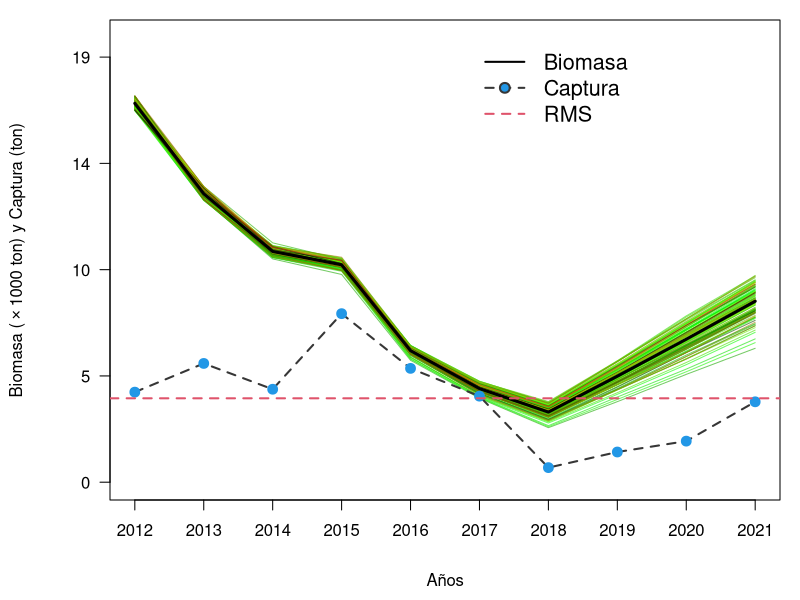
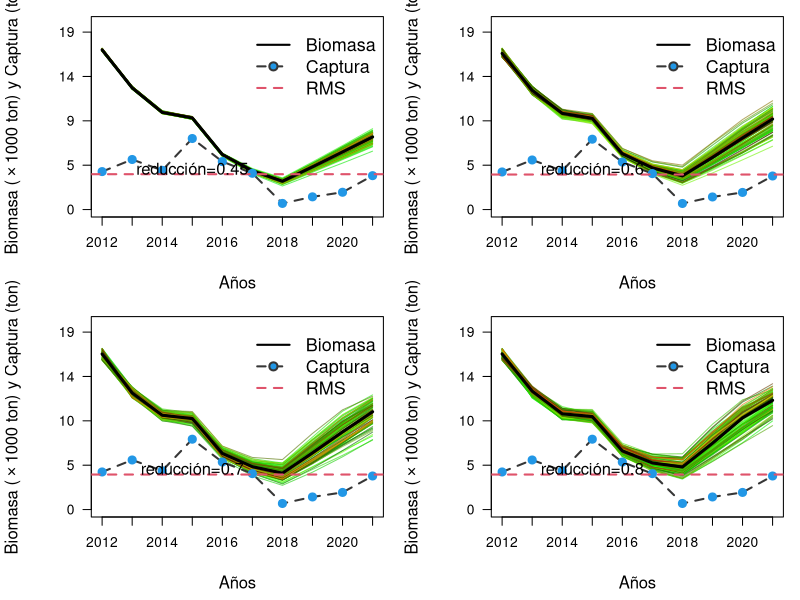
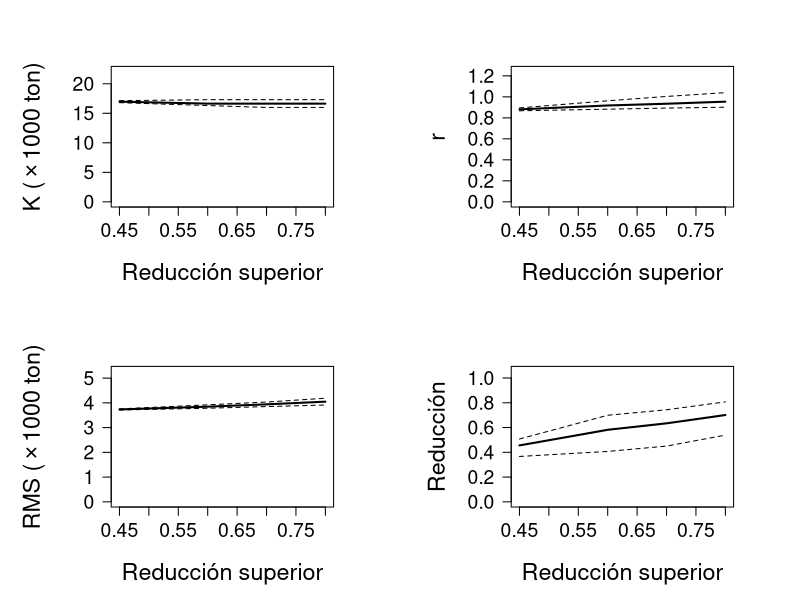
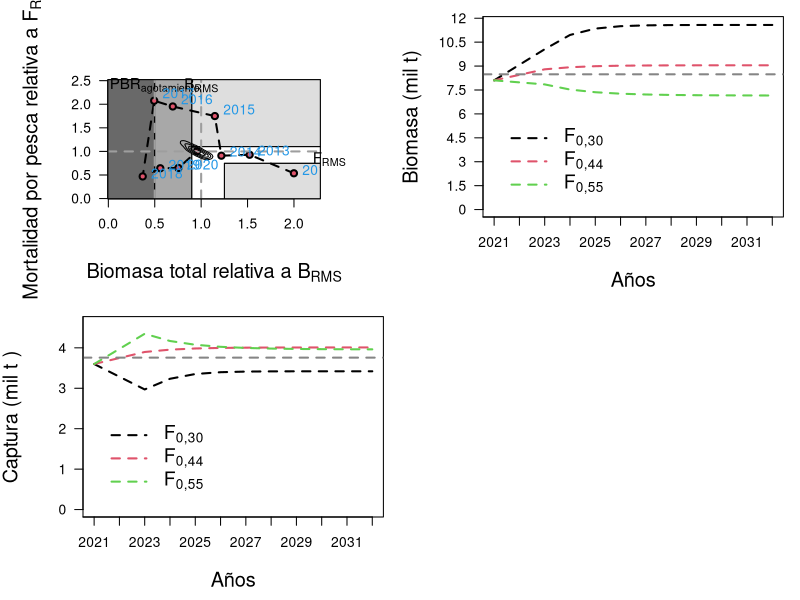

Here is the R script that generated these plots, in order:
## ---- chunk 1

library(knitr) # para generar reporte Rmarkdown
library(stringr)
library(reshape) 
library(dplyr) 
library(ggplot2)
library(ggthemes) # para ggplot
library(patchwork) # para unir gráficos de ggplot
library(strucchange) # libreria utilizada para análisis de quiebres

getwd()

##################################################################################################
# model
##################################################################################################
BDM=function(K,dep,b,C,r){  ### biomass dynamics model
 B=err.B=rep(NA,length(C))   
 B[1]=b*K;b1=B[1]
 for(i in 2:length(B)){
  B[i]=max(min(B[i-1]+r*B[i-1]*(1-B[i-1]/K)-C[i-1],K),0)
#  err.B[i]=ifelse(!is.na(U[i-1]&U[i]) & B[i]>0,(B[i-1]/B[i]-U[i-1]/U[i]^2,NA)
 }
 if(all(B>C) & all(B<=K)){
  abs(B[length(B)]-dep*K)
# if(any(U>0)){((B[length(B)]-dep*K)/K)^2 +sum(err.B,na.rm=T)} else ((B[length(B)]-dep*K)/K)^2
 } else {10^5}
}

## ---- chunk 2
##################################################################################################
# simulation 
##################################################################################################
sim1=function(k25=k25,k75=k75,r25=r25,r75=r75,yr=yr,C=C,nsim=nsim,msy=NULL){ 
 Bend.keep=K.keep=r.keep=dep.keep=d.keep=vector()
 nyr=length(yr)
 B=F2Fmsy=B2Bmsy=matrix(NA,nyr,nsim) 
 K=r=vector()
 plot(0,0,type="n",xlim=c(min(yr),max(yr)),ylim=c(-1,round(k75,0)*1.15),
 xlab="", ylab="",yaxt="n",xaxt="n")
 for(j in 1:nsim){ 
   K[1]=runif(1,k25,k75)
   r[1]=runif(1,r25,r75)  
   B[1,j]=K[1]
   for(i in 2:(nyr)){ 
     r[i]=runif(1,r25,r75) 
     K[i]=runif(1,k25,k75) 
     B[i,j]=B[i-1,j]+r[i]*B[i-1,j]*(1-B[i-1,j]/K[i])-C[i-1]
     F2Fmsy[i,j]=(C[i]/B[i,j])/(r[i]/2)
     B2Bmsy[i,j]=B[i,j]/(K[i]/2) 
   }
   cols<-rgb(runif(1,0,j)/nsim,(nsim-runif(1,0,j))/nsim,(1)/(nsim+100),
   alpha=0.6)
   lines(yr,B[,j],col=cols) 
   K.keep[j]=mean(K)
   r.keep[j]=mean(r)
   F2Fmsy[,j]=(C/B[,j])/(mean(r)/2)
   B2Bmsy[,j]=B[,j]/(mean(K)/2)   
 }
 Bend.keep=B[nyr,] 
 d.keep=B[nyr,]/mean(K)   
 lines(yr,apply(B,1,median),lty=1,lwd=3)
 lines(yr,C,lwd=2,col="#363636",lty=2)
 points(yr,C,pch=21,col=4,bg=4,cex=1.3)
 y1<-seq(0,round(k75,0)*1.1,le=5);
 x1<-seq(1,length(yr),by=1)
 axis(1,at=yr[x1],labels=yr[x1],las=1,cex.axis=1)
 axis(2,at=y1,labels=format(round(y1/1000,0),3),las=2,cex.axis=1)
 legend(yr[nyr-4],max(y1)*1.05,c("Biomasa","Captura","RMS"),lty=c(1,2,2),
 col=c(1,"#363636",2),pch=c(NA,21,NA),lwd=c(2,2,2),pt.bg=c(NA,4,NA),cex=1.3,bty="n")
 BC<-expression(paste('Biomasa ('%*%'1000 ton) y Captura (ton)',sep="")) 
 mtext(BC,side=2,line=4.0,cex=1)
 mtext("Años",side=1,line=3.5,cex=1)
 if(is.null(msy)){} else {abline(h=msy,lty=2,col=2,lwd=2)}
 msy=K.keep*r.keep/4
 return(list(K.keep,r.keep,msy,Bend.keep,d.keep,B,r,F2Fmsy,B2Bmsy))   
}


## ---- chunk 3

#
#####################################################################
# input catch data and r range for sautral XI stock 
#####################################################################
#C=c(4033,5318,4163,7547,5097,3853,653,1352,1839,4488)
C=c(4033,5318,4163,7547,5097,3853,653,1352,1839,3600)
yr=seq(2012,2021)
r.lci=0.85;
r.uci=1.2
#####################################################################
# search through K grids, with specific range for K1 follow 
#####################################################################
N1=100
K1=exp(seq(log(max(C)),log(max(C)*50),l=N1))
#####################################################################
# genera los valores de la deplecion
#####################################################################
dep=round(seq(0.1,0.8,0.05),2)
nd=length(dep)
r1=obj1=matrix(0,N1,nd)  #matriz que almacena los output de las funciones
b=1#Si (C[1]/max(C)<0.5, (0.5+0.9)/2 (0.3+0.6)/2);b=0.5
# ciclo
for(j in 1:nd){
  for(i in 1:N1){
    out=optimize(BDM,K=K1[i],b=b,C=C,dep=dep[j],
    interval=c(r.lci-.05,r.uci+.05))
    r1[i,j]=out$min
    obj1[i,j]=out$obj
  }
}

#####################################################################
#
#vLinf=58.95;vk=0.28;Tmax=10;Tmat=NA;T=17
#M=vector()
#M[1]=exp(1.44-0.982*log(Tmax))
#M[2]=1.65/Tmat
#M[3]=exp(1.2-0.17*log(vLinf)+log(vk))
#M[4]=1.82*vk
#M[5]=exp(-0.0152-0.279*log(vLinf)+0.6543*log(vk)+0.463*log(T))
#w=0.87 #para teleost y w=0.41 para chondrithys
#r.mean=2*mean(M,na.rm=T)*w
#r.sd=sd(M,na.rm=T)
#r.backup=r
#r[r > r.mean+2*r.sd | r < r.mean-2*r.sd]=NA

############################# 
r1.backup=r1  ;# r1=r1.backup
r1[obj1 > K1*0.01]=NA
r1[r1 > r.uci | r1 < r.lci]=NA      
#############################
kr=as.data.frame(cbind(K1,r1))  
colnames(kr)=c('k',dep) 
all=cbind(K1,stack(kr[,2:nd+1]))#antes nd+1
colnames(all)=c("k","r","ind")

all$d=as.numeric(as.character(all$ind))
all=all[,c(1,2,4)]
all=all[!is.na(all[,2]),] 
all$msy=all[,1]*all[,2]/4 

#############################
# estimate reference points
#############################
#cutoff=ifelse(tail(C,1)/max(C)<=0.5,0.5,0.8)
all2     =all[!is.na(all$r) & all$d <= 0.50,]#cutoff,assume upper depeltion=0.50
quan1    =apply(all2,2,quantile)
k25      =quan1[,1][2]
k75      =quan1[,1][4]
r25      =quan1[,2][2]
r75      =quan1[,2][4]
msy.media=quan1[,4][3]
all3     =all2[all2$k>k25 & all2$k<k75 & all2$r>r25 & all2$r<r75,]
para     =list(k25=k25,k75=k75,r25=r25,r75=r75)
## ---- chunk 4

##################################################################################################
nsim=100
#GRAFICA LA BIOMASA
par(mar=c(5,5.5,1,1),cex.axis=1.3,cex.lab=1.3)
out1=sim1(k25=k25,k75=k75,r25=r25,r75=r75,C=C,yr=yr,nsim=nsim,msy=msy.media)
## ---- chunk 5
##################################################################################################
#EXTRAE DATOS DE INTERES PARA LA INCERTIDUMBRE
##################################################################################################
F2Fmsy  =as.data.frame(out1[8]);
B2Bmsy  =as.data.frame(out1[9])
quant   =function(x)quantile(x,c(0.2,0.8))

dat.out =data.frame(year=yr,
                    B2Bmsy.med=apply(B2Bmsy,1,median),
                    quan1.B=apply(B2Bmsy,1,quant)[1,],
                    quan3.B=apply(B2Bmsy,1,quant)[2,],
                    F2Fmsy.med=apply(F2Fmsy,1,median),
                    quan1.F=apply(F2Fmsy,1,quant)[1,],
                    quan3.F=apply(F2Fmsy,1,quant)[2,])

BF2msy.end = data.frame(t(rbind(B2Bmsy[length(yr),],F2Fmsy[length(yr),])))
colnames(BF2msy.end)=c("B2Bmsy","F2Fmsy")
#kable(BF2msy.end)
#
out1.backup=out1 #out1=out1.backup
sp=out1[1:5]
sp=as.data.frame(sp)   # summary(sp)
colnames(sp)=c("k","r","msy","Bend","Depletion")
BendD=apply(sp,2,quantile)
###############################################################
#FINAL RESULT
#####################################################################
tabla<-cbind(quan1[,c(1,2,4)],BendD[,4:5])
write.csv2(tabla,"tabla1.csv",row.names=FALSE) 
kable(tabla)

Bioma <-apply(out1.backup[[6]],1,quantile)
#note: Bmsy = k/2, Blim = k/4 
B.sim =data.frame(out1[6])
BF    =t(apply(B.sim,1,quantile))
BF    =cbind(BF,C/BF)
BRP   =c(quan1[3,1]/2,quan1[3,2]/2)
fs    =data.frame(cbind(BF[,c(8,3)],yr)) # F y Biomasa media
#GRAFICA BIOMASA V/S CPUE
#plot(yr,BF[,3],type="b",ylab="Biomasa and CPUE")
#par(new=T)
#plot(yr,U,type="b",col=2,axes=F,xlab="",ylab="")
#
## ---- chunk 6
#######################################################
#  sensitivity to assumed upper depletion (if needed) #
#######################################################
med.out=low.out=up.out=matrix(NA,nrow=4,ncol=6)
d.l=c(0.45,0.6,0.7,0.8)  # assumed upper depletion levels
layout(matrix(1:4,ncol=2,byrow=T),widths=c(1,1),heights=c(1,1))
for(i in 1:4){ 
  all2=all[!is.na(all$r) & all$d <= d.l[i],]    
  quan1=apply(all2,2,quantile)
  k25=quan1[,1][2]
  k75=quan1[,1][4]
  r25=quan1[,2][2]
  r75=quan1[,2][4]
  msy.median=quan1[,4][3]
  nsim=100
  ##################################################################################
  #Figura
  par(mar=c(5,5.5,1,1),cex.axis=1.3)
  out1=sim1(k25=k25,k75=k75,r25=r25,r75=r75,C=C,yr=yr,nsim=nsim,msy=msy.media)
  tex=paste("reducción=",d.l[i],sep="")
  text(2015,round(para$k25,0)*0.26,tex,cex=1.2,xpd=T)
  ##################################################################################
  # Tablas
  sp  = out1[1:5]
  sp  = as.data.frame(sp)   # summary(sp)
  colnames(sp)= c('k','r','msy','Bend','D')
  BendD = apply(sp,2,quantile)
  
  med.out[i,] =(c(quan1[3,],BendD[3,4:5]))
  low.out[i,] =(c(quan1[2,],BendD[1,4:5]))
  up.out[i,]  =(c(quan1[4,],BendD[5,4:5]))
  
  med.out[,3] =t(d.l)
  low.out[,3] =t(d.l)
  up.out[,3]  =t(d.l)
  
  colnames(med.out)=c("k","r","d.upper","msy","Bend","D")
  colnames(low.out)=c("k","r","d.upper","msy","Bend","D")
  colnames(up.out)=c("k","r","d.upper","msy","Bend","D")
  
  kable(med.out)
  kable(low.out)
  kable(up.out)
  ##################################################################################
}

## ---- chunk 7

##################################################################################################
# parameters as a function of assumed upper depletion level
##################################################################################################
#name3<-paste(getwd(),"/Figuras/Fig3_Zhou2013_sensitivity.png",sep="")
#png(file=name3,width=900,height=1000)
layout(matrix(1:4,ncol=2,byrow=T),widths=c(1,1),heights=c(1,1))
par(mar=c(5.6,6.7,4,4),cex.axis=1.4) 

plot(med.out[,3],med.out[,1]/1000,ylim=c(0,max(med.out[,1]/1000*1.3)),type='l',lwd=2,xlab='',ylab='',las=1)
lines(low.out[,3],low.out[,1]/1000,lty=2);lines(up.out[,3],up.out[,1]/1000,lty=2)
mtext(expression(paste('K ('%*%'1000 ton)')),side=2,line=3.8,cex=1.4)
mtext("Reducción superior",side=1,line=3.6,cex=1.4)

plot(med.out[,3],med.out[,2],ylim=c(0,max(med.out[,2]*1.3)),type='l',lwd=2,xlab='',ylab='',las=1)
mtext('r',side=2,line=3.8,cex=1.4)
mtext("Reducción superior",side=1,line=3.6,cex=1.4)
lines(low.out[,3],low.out[,2],lty=2);lines(up.out[,3],up.out[,2],lty=2)

plot(med.out[,3],med.out[,4]/1000,ylim=c(0,max(med.out[,4]/1000*1.3)),type='l',lwd=2,xlab='',ylab='',las=1)
lines(low.out[,3],low.out[,4]/1000,lty=2);lines(up.out[,3],up.out[,4]/1000,lty=2)
mtext(expression(paste('RMS ('%*%'1000 ton)')),side=2,line=3.8,cex=1.4)
mtext("Reducción superior",side=1,line=3.6,cex=1.4)

plot(med.out[,3],med.out[,6],ylim=c(0,max(med.out[,6]*1.5)),type='l',lwd=2,xlab='',ylab='',las=1)
lines(low.out[,3],low.out[,6],lty=2);lines(up.out[,3],up.out[,6],lty=2)
mtext("Reducción",side=2,line=3.8,cex=1.4)
mtext("Reducción superior",side=1,line=3.6,cex=1.4)

#dev.off()


## ---- chunk 8
##################################################################################################
# GRAFICA DIAGRAMA DE FASE
##################################################################################################
library(MASS)

K      <- med.out[1,1]
mc.dat <-BF2msy.end
Bmrs   <-tabla[3,1]/2 #BMRS
Fmrs   <-tabla[3,2]/2 #FMRS
Fest   <-C/Bioma[3,] #F anual
Y1     <-Fest/Fmrs;
X1     <-Bioma[3,]/Bmrs
Z1     <-Bioma[3,]/K
#h=rep(0.13,4)
z<-kde2d(mc.dat[,1],mc.dat[,2],n=100,
lims=c(range(c(0,max(X1))),range(c(0,max(Y1)*1.7))))
est<-z$z/max(z$z);z$z<-est
#Bmrs=43590;Fmrs=0.3515;Fest=C/Bioma[3,]
#Y1<-Fest/Fmrs;X1<-Bioma[2,]/Bmrs
#
soli<-cbind(yr,round(Bioma[3,],0),round(Fest,2),round(Z1,2),round(X1,2),round(Y1,2))
colnames(soli)<-c("year","BT","Fest","B_Bo","Brel","Frel")

kable(soli)

kable(rbind(Bmrs,Fmrs))
#library(rJava)                                         ## PROBLEMAS CON ESTO
#library(xlsx)
write.csv2(soli,"tabla2.csv",row.names=FALSE) 
#DEFINE LAS AREAS DE LOS POLIGONOS
cols<-c("#696969","#A8A8A8","#DEDEDE")
ini<-c(-0.09);
xmax<-max(X1)*1.35;
ymax<-max(Y1)*1.22;
xmin<-(0.08)
pol1<-matrix(c(0.9,ini,0.9,1.1,xmax,1.1,xmax,0.75,1.25,0.75,1.25,ini),
ncol=2,byrow=T)
pol2<-matrix(c(1.25,ini,1.25,0.75,xmax,0.75,xmax,ini),ncol=2,byrow=T)
pol3<-matrix(c(xmax,1.1,xmax,ymax,0.9,ymax,0.9,1.1),ncol=2,byrow=T)
pol4<-matrix(c(0.5,ini,0.9,ini,0.9,ymax,0.5,ymax),ncol=2,byrow=T)
pol5<-matrix(c(-0.07,ini,0.5,ini,0.5,ymax,-0.07,ymax),ncol=2,byrow=T)

#name4<-paste(getwd(),"/Figuras/Fig4_Zhou2013_fase.png",sep="")
#png(file=name4,width=1200,height=1000)
par(mar=c(6.1,6.5,4.8,4.8),cex.axis=1,cex.lab=1)
plot(X1,Y1,col=0,xlab="",ylab="",yaxt="n",xlim=c(xmin,max(X1)*1.1),
ylim=c(0.09,max(Y1)*1.17))
axis(2,las=1)
polygon(pol5,col=cols[1],border=1);polygon(pol4,col=cols[2],border=1)
polygon(pol3,col=cols[3],border=1);polygon(pol2,col=cols[3],border=1)
polygon(pol1,col="white",border="black")
#points(mc.dat[,1],mc.dat[,2],pch=21,bg="#B5B5B5",cex=0.9,col=1)
lines(X1,Y1,lty=2,col=1,lwd=2)
lines(X1,Y1,type="p",bg=2,pch=21,cex=1,lwd=2)
abline(v=1,lty=2,col=8,lwd=2);abline(h=1,lty=2,col=8,lwd=2)
abline(v=0.5,lty=2,col=8,lwd=2)
contour(z,drawlabels=FALSE,levels=c(0.1,0.25,0.5,0.75),add=TRUE)
text(0.5,max(Y1)*1.29,expression(PBR[paste("agotamiento")]),cex=1.1,
pos=1,xpd=T)
text(1,max(Y1)*1.29,expression(B[paste("RMS")]),cex=1.1,pos=1,xpd=T)
text(max(X1)*1.19,1.11,expression(F[paste("RMS")]),cex=1.1,pos=1,xpd=T)
mtext(expression(paste("Biomasa total relativa a ",B[paste("RMS")],sep="")),
side=1,line=4.2,cex=1.2)
mtext(expression(paste("Mortalidad por pesca relativa a ",F[paste("RMS")],
sep="")),side=2,line=3.8,cex=1.2)
#a2<-which(yr%in%seq(2015,1994,by=-2)==TRUE)
a2<-c(1,2,3,4,5,6,7,8,9)
text(X1[a2],Y1[a2]*1.06,yr[a2],cex=1,pos=4,col=4)
#text(1.10,0.83,"Plena Explotación",cex=1.6,pos=4,col=1,lwd=2)
#text(1.56,0.31,"Sub Explotación",cex=1.6,pos=4,col=1,lwd=2)
#text(1.33,1.51,"Sobrepesca",cex=1.6,pos=4,col=1,lwd=2)
#text(0.58,0.67,"Sobre",cex=1.6,pos=4,col=1,lwd=2)
#text(0.52,0.51,"Explotación",cex=1.6,pos=4,col=1,lwd=2)
#text(0.68,1.18,"Sobre-explotación y Sobrepesca",cex=1.6,pos=4,lwd=2,srt=90)
#text(0.23,1.18,"Colapso y/o Agotamiento",cex=1.6,pos=4,lwd=2,srt=90)
box()
#dev.off()


## ---- chunk 9

##################################################################################################
#CALCULO DE LA CBA  PARA SARDINA AUSTRAL XI
##################################################################################################
mata <-out1.backup[1:5];
mm   <-length(mata)
mato <-vector()

for(p in 1:mm){
  mato <-cbind(mato,mata[[p]])}
  mate <-as.data.frame(mato)
  colnames(mate)<-c("k","r","msy","Bend","Depletion")

yy      <-length(yr)
prob    <-c(0.6666667,1.00,1.25) # pnderadores de Frms
ss      <-dim(sp)
yrs_pro <-seq(yr[yy],yr[yy]+11,by=1) # años de proyección
yyp     <-length(yrs_pro)

BT=CT=array(NA,c(length(prob),ss[1],length(yrs_pro)))

BT[,,1] <-Bioma[3,yy]
CT[,,1] <-C[yy]
Fi      <-Fmrs*prob

# y = Frms ponderados
# n = número de simulaciones
# m = años de proyección

for(y in 1:length(Fi)){ 
 for(n in 1:ss[1]){
  ki=sp$k[n] # parámetro K simulado
  ri=sp$r[n] # parámetro r simulado
  for(m in 1:(yyp-1)){ # PROYECCIÓN
   if(m==1){ 
     CT[y,,1]=C[yy]} # igual a la captura del último año
    else {
      CT[y,n,m]=BT[y,n,m]*Fi[y]} # captura proyectada
      BT[y,n,m+1]=BT[y,n,m]+ri*BT[y,n,m]*(1-BT[y,n,m]/ki)-CT[y,n,m] # biomasa total proyectada
   if(m==(yyp-1)){
     CT[y,n,m+1]=BT[y,n,m+1]*Fi[y]}
  }
 }
}


## ---- chunk 10

##################################################################################################
# GRAFICA LA CBA 2 PARA sardina austral
##################################################################################################
FF   <-formatC(Fi,format="f",digits=2)
BB   <-expression(paste("Biomasa (mil t)",sep=""))
Binf <-tabla[2,1]/2
Bsup <-tabla[4,1]/2
rng1 <-range(BT[,,],na.rm=T)
ax2  <-seq(0,rng1[2]*1.15,by=1500)
cols <-"#858585"
y1   <-length(yrs_pro)
xxxx<-matrix(ncol=3,nrow=11)

par(mar=c(5,5,1,1),cex.axis=1,cex.lab=1)
plot(yrs_pro[-2],seq(0,rng1[2]*1.15,le=(y1-1)),col=0,type="o",xlab="",ylab="",yaxt="n",ylim=c(0,rng1[2]*0.98),xaxp=c(2020,2032,12))

for(x in 1:length(Fi)){
  xxxx[,x]<-apply(BT[x,,],2,quantile)[3,-2]
 lines(yrs_pro[-2],xxxx[,x],col=x,lty=2,lwd=2)
}
abline(h=Bmrs,lty=2,lwd=2,col=cols)
axis(2,at=ax2,labels=ax2/1000,las=1,cex=1)
mtext(BB,side=2,line=3.5,cex=1.2)
mtext("Años",side=1,line=3.4,cex=1.2)
legend(2021,rng1[2]*0.5,c(expression(F[paste("0,30")]),expression(F[paste("0,44")]),
expression(F[paste("0,55")])),lty=c(2,2,2,2,2),lwd=c(2,2,2,2,2),cex=1.4,
col=c(1,2,3),bty="n")

## ---- chunk 11

##################################################################################################
# GRAFICA LA CAPTURA
##################################################################################################
CC   <-expression(paste("Captura (mil t )",sep=""))
MRS  <-tabla[3,3] #50%
rng2 <-range(CT[,,],na.rm=T)
ax3  <-seq(0,rng2[2]*1.15,by=1000)

xxxx<-matrix(ncol=3,nrow=11)

par(mar=c(5,5,1,1),cex.axis=1,cex.lab=1)
plot(yrs_pro[-2],seq(0,rng2[2]*1.15,le=11),col=0,type="o",xlab="",ylab="",yaxt="n",ylim=c(0,rng2[2]*0.95),xaxp=c(2020,2032,12))

for(x in 1:length(Fi)){
  xxxx[,x]<-apply(CT[x,,],2,quantile)[3,-2]
 lines(yrs_pro[-2],xxxx[,x],col=x,lty=2,lwd=2)
}
abline(h=MRS,lty=2,lwd=2,col=cols)
axis(2,at=ax3,labels=sprintf("%0.0f",ax3/1000),las=1,cex=1.4)
mtext(CC,side=2,line=3.5,cex=1.2)
mtext("Años",side=1,line=3.4,cex=1.2)
legend(2021,rng2[2]*0.5,c(expression(F[paste("0,30")]),expression(F[paste("0,44")]),
expression(F[paste("0,55")])),lty=c(2,2,2,2,2),lwd=c(2,2,2,2,2),cex=1.4,
col=c(1,2,3),bty="n")


## ---- chunk 12
##################################################################################################
# TABLA DE RESULTADOS CAPTURA 2021
##################################################################################################
ct<-matrix(NA,length(Fi),5)
for(i in 1:length(Fi)){
 ct[i,]<-as.numeric(quantile(CT[i,,2],probs=c(.1,.2,.3,.4,.5)))  # CT[i,,2] (el 2 representa 1 año de proyección, 1 es el año actual)
}
colnames(ct)<-c("10%","20%","30%","40%","50%")
rownames(ct)<-formatC(Fi,format="f",digits=2)
cat("\n")
print(ct)

## ---- chunk 13

##################################################################################################
# RANGO CBA PARA PBR Al MRS (2) y EL 2021(2)
##################################################################################################
rango<-quantile(CT[2,,2],prob=c(0.025,0.25,0.50,0.75,0.975))

kable(rango)

#
#FIN
